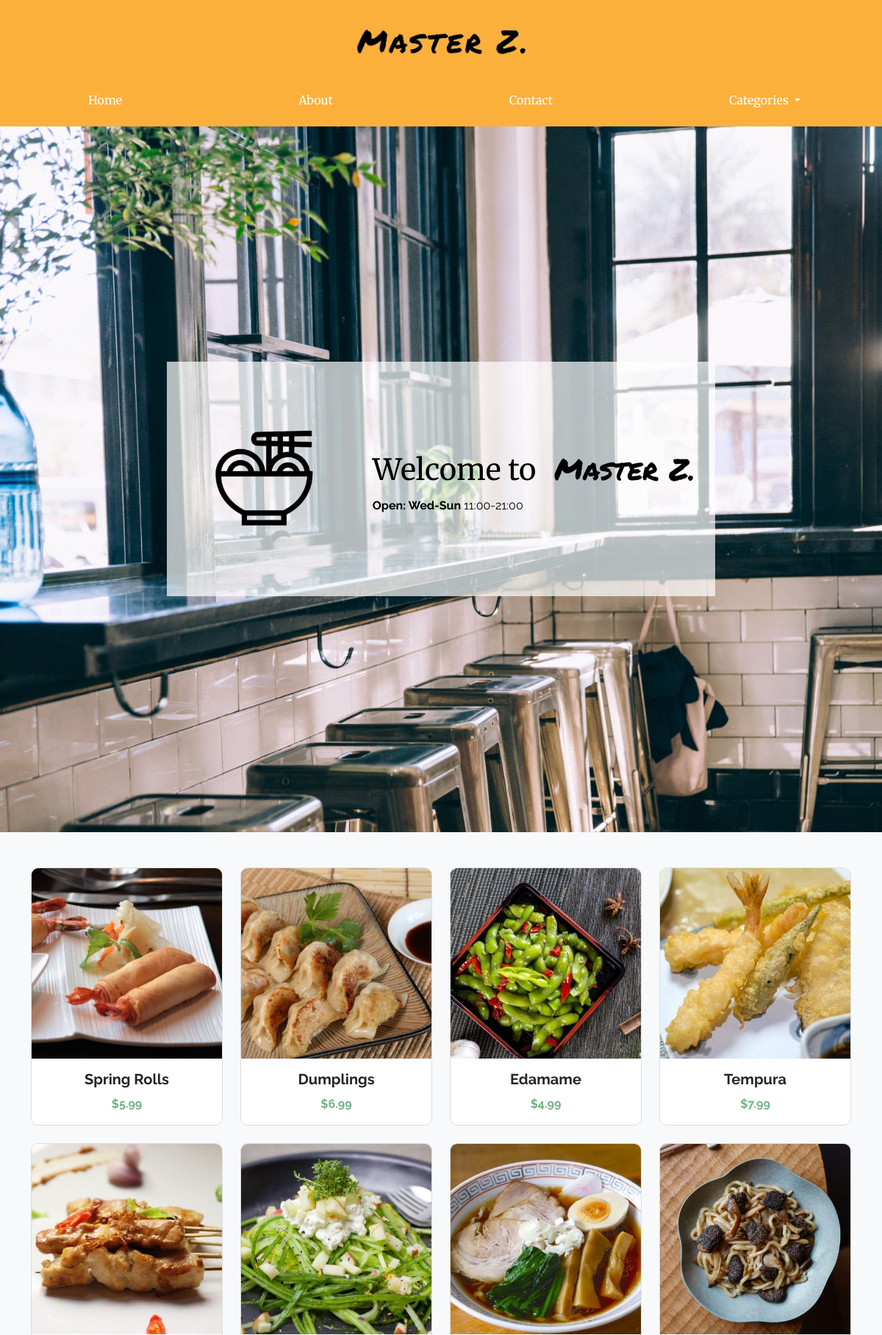
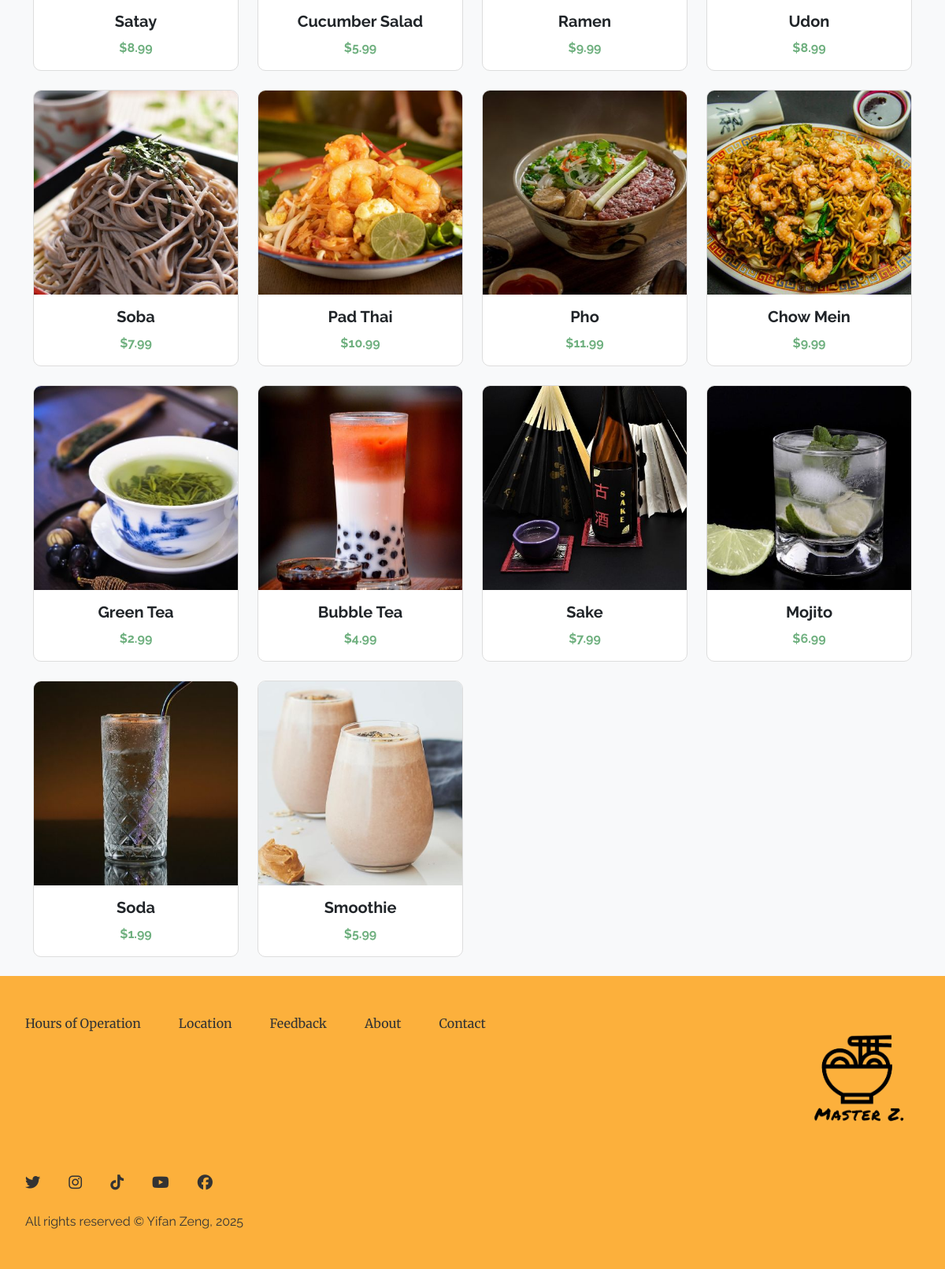
The page / on the database its author committed (2 pictures, top to bottom).
### tables this page shows
CREATE TABLE IF NOT EXISTS `products` (
  `products_id` int UNSIGNED NOT NULL AUTO_INCREMENT,
  `prod_img` varchar(200) NOT NULL,
  `prod_code` varchar(50) NOT NULL,
  `prod_name` varchar(100) NOT NULL,
  `prod_price` decimal(5,2) NOT NULL,
  PRIMARY KEY (`products_id`)
);

### web-service/get-data.php (called while the page is built)
<?php
$q = 'SELECT prod_name, prod_img, prod_price, prod_code FROM products';
if (isset($_GET['prod_code']) && in_array($_GET['prod_code'], ['APP', 'NOO', 'BEV'])) {
    $q .= " WHERE prod_code = :prod_code";
    $results = $pdo->prepare($q);
    $results->execute([':prod_code' => $_GET['prod_code']]);
} else {
    $results = $pdo->query($q);
}
$products = $results->fetchAll(PDO::FETCH_ASSOC);
?>

### index.php (the view, shortened to what this page needs)
<?php
include 'connection/connect.php';
include 'web-service/get-data.php';
?>
<!doctype html>
<html lang="en">
  <head>
    <?php include 'includes/styles.php' ?>
  </head>
  <body>
    <div id="override">
      <?php include 'includes/navigation.php' ?>
      <?php include 'includes/masthead.php' ?>
      <div class="container mt-5">
        <div class="row">
        <?php
          if (!empty($products)) {
              foreach ($products as $product) {
                  echo '<div class="col-lg-3 col-md-6 mb-4">';
                  echo '  <div class="card h-100 product-card">';
                  echo '    <img src="img/' . ($product['prod_img']) . '" class="card-img-top" alt="' . ($product['prod_name']) . '">';
                  echo '    <div class="card-body">';
                  echo '      <h5 class="card-title">' . ($product['prod_name']) . '</h5>';
                  echo '      <p class="card-text  fw-bold">$' . number_format($product['prod_price'], 2) . '</p>';
                  echo '    </div>';
                  echo '  </div>';
                  echo '</div>';
              }
          } else {
              echo '<div class="col-12"><div class="alert alert-info">No products found.</div></div>';
          }
          ?>
        </div>
      </div>
      <?php include 'includes/footer.php' ?>
    </div>
  </body>
</html>

### includes/styles.php (shortened to what this page needs)
<link href="https://cdn.jsdelivr.net/npm/bootstrap@5.3.3/dist/css/bootstrap.min.css" rel="stylesheet">
<link href="css/main.css" rel="stylesheet">

### includes/navigation.php (shortened to what this page needs)
<div>
  <nav class="navbar-expand-lg bg-body-tertiary">
    <div class="container-fluid">
      <div class="navbar">
        <img id="header-logo" src="img/logo-text.png" alt="logo-text">
    </div>
      <div class="collapse navbar-collapse" id="navbarNavDropdown">
        <ul class="navbar-nav">
          <li class="nav-item">
            <a class="nav-link active" aria-current="page" href="index.php">Home</a>
          </li>
          <li class="nav-item">
            <a class="nav-link" href="#">About</a>
          </li>
          <li class="nav-item">
            <a class="nav-link" href="#">Contact</a>
          </li>
          <li class="nav-item dropdown">
            <a class="nav-link dropdown-toggle" href="#" role="button" data-bs-toggle="dropdown" aria-expanded="false">
              Categories
            </a>
          </li>
        </ul>
      </div>
    </div>
  </nav>
</div>

### includes/masthead.php
<div class="hero">
            <img id="hero-img" src="img/window-bar.jpg" alt="hero-img">
            <div class="hero-card">
                <img id="logo-vector" src="img/logo-vector.png" alt="logo-vector">
                <p>
                    <span>Welcome to</span>
                    <span>Master Z.</span>
                    <br><b>Open: Wed-Sun </b>11:00-21:00
                </p>
            </div>
        </div>

### includes/footer.php
<div class="foot">
            <div class="social">
                <ul>
                    <li>Hours of Operation</li>
                    <li>Location</li>
                    <li>Feedback</li>
                    <li>About</li>
                    <li>Contact</li>
                </ul>
                <img src="img/logo.png" alt="full-logo">
            </div>
            <div class="footicon">
                <i class="fa-brands fa-twitter"></i>
                <i class="fa-brands fa-instagram"></i>
                <i class="fa-brands fa-tiktok"></i>
                <i class="fa-brands fa-youtube"></i>
                <i class="fa-brands fa-facebook"></i>
            </div>
            <br>
            <p>All rights reserved &copy; Yifan Zeng, 2025</p>
        </div>

### css/main.css (style rules this page uses)
:root { --primary: #FCB03C; --secondary: #6FB07F; --accent: #FC5B3F; --neutral: #F4EDE8; --heading: "Merriweather", serif; --subheading: "Merriweather", serif; --text: "Raleway", sans-serif; --logo: "Permanent Marker", cursive; }
body { font-family: var(--text); background-color: #f8f9fa; color: #333; }
.navbar { background-color: var(--primary) !important; display: flex; flex-direction: row; padding-inline: 1rem; }
.navbar img { width: 30%; height: auto; max-width: 10rem; }
.nav-item a { padding: 1rem; font-family: var(--heading); font-size: 0.75rem; }
.nav-link { color: #fff !important; transition: color 0.3s ease, transform 0.3s ease; display: inline-block; transform-origin: left }
.navbar-nav { background-color: var(--primary); }
.container-fluid { padding: 0; }
.navbar-collapse { transition: all 0.3s ease; }
.hero { display: grid; grid-template-columns: 1fr 2fr 1fr; grid-template-rows: auto auto auto; }
#hero-img { width: 100%; height: auto; object-fit: cover; grid-column: 1/4; grid-row: 1/4; }
#logo-vector { width: 25%; height: auto; margin: 1rem; }
.hero-card { grid-column: 2/3; grid-row: 2/3; background-color: rgba(255, 255, 255, 0.7); display: flex; flex-direction: column; align-items: center; padding: 1rem; }
.hero-card p { font-family: var(--text); font-size: 0.75rem; color: black; text-align: center; padding: 1rem; line-height: 1.6; margin-bottom: unset; text-wrap: nowrap; }
.hero p span:first-child { font-family: var(--heading); }
.hero p span:nth-child(2) { font-family: var(--logo); margin-left: 5%; }
.card { border: 1px solid #ddd; border-radius: 10px; overflow: hidden; transition: transform 0.3s ease, box-shadow 0.3s ease; }
.card-img-top { width: 100%; height: auto; object-fit: cover; }
.card-body { padding: 1rem; text-align: center; }
.card-title { font-size: 1.25rem; font-weight: bold; margin-bottom: 10px; }
.card-text { font-size: 1rem; color: var(--secondary) !important; }
.foot { display: flex; flex-direction: column; background-color: var(--primary); padding: 2rem; padding-top: 3rem; }
.foot p { text-align: center; font-size: 0.75rem; }
.social { display: flex; flex-direction: row; justify-content: space-between; }
.social img { width: 25%; height: 25%; max-width: 10rem; }
.social ul { list-style: none; padding-left: 0; }
.social ul li { font-family: var(--heading); font-size: 0.75rem; line-height: 2rem; }
.footicon { align-self: center; margin-top: 1rem; }
.footicon i { font-size: 1rem; margin-right: 1rem; }
@media only screen and (min-width: 62rem) { .navbar { flex-direction: column; padding: 2rem 1rem 1rem; } }
@media only screen and (min-width: 62rem) { .navbar-nav { width: 100%; justify-content: space-between; background-color: var(--primary); } }
@media only screen and (min-width: 62rem) { .navbar img { width: 20%; height: auto; max-width: unset; } }
@media only screen and (min-width: 62rem) { .nav-item { padding: 0.5rem 10%; } }
@media only screen and (min-width: 62rem) { .nav-item a { font-size: 1rem; } }
@media only screen and (min-width: 62rem) { .hero { display: grid; grid-template-columns: 1fr 3fr 1fr; grid-template-rows: 33.3% 33.3% 33.3%; max-height: unset; } }
@media only screen and (min-width: 62rem) { #logo-vector { width: 200px; height: auto; } }
@media only screen and (min-width: 62rem) { .hero-card { flex-direction: row; justify-content: center; } }
@media only screen and (min-width: 62rem) { .hero-card p { font-size: 1rem; text-align: left; padding: 2rem; } }
@media only screen and (min-width: 62rem) { .hero-card img { margin-left: 2em; padding: 2rem; justify-self: flex-start; } }
@media only screen and (min-width: 62rem) { .hero p span { font-size: 40px; line-height: 72px; } }
@media only screen and (min-width: 62rem) { .social ul { display: flex; flex-direction: row; gap: 3rem; } }
@media only screen and (min-width: 62rem) { .social ul li { font-size: 1rem; line-height: 1.6; } }
@media only screen and (min-width: 62rem) { .social img { width: 15%; height: 15%; } }
@media only screen and (min-width: 62rem) { .foot p { text-align: left; font-size: 1rem; } }
@media only screen and (min-width: 62rem) { .footicon { margin-top: 3rem; align-self: start; } }
@media only screen and (min-width: 62rem) { .footicon i { font-size: 1.2em; margin-right: 2rem; } }

### rows shown on the page
products: prod_img (picture), prod_name "Spring Rolls", prod_price "5.99"
products: prod_img (picture), prod_name "Dumplings", prod_price "6.99"
products: prod_img (picture), prod_name "Edamame", prod_price "4.99"
products: prod_img (picture), prod_name "Tempura", prod_price "7.99"
products: prod_img (picture), prod_name "Satay", prod_price "8.99"
products: prod_img (picture), prod_name "Cucumber Salad", prod_price "5.99"
products: prod_img (picture), prod_name "Ramen", prod_price "9.99"
products: prod_img (picture), prod_name "Udon", prod_price "8.99"
products: prod_img (picture), prod_name "Soba", prod_price "7.99"
products: prod_img (picture), prod_name "Pad Thai", prod_price "10.99"
products: prod_img (picture), prod_name "Pho", prod_price "11.99"
products: prod_img (picture), prod_name "Chow Mein", prod_price "9.99"
products: prod_img (picture), prod_name "Green Tea", prod_price "2.99"
products: prod_img (picture), prod_name "Bubble Tea", prod_price "4.99"
products: prod_img (picture), prod_name "Sake", prod_price "7.99"
products: prod_img (picture), prod_name "Mojito", prod_price "6.99"
products: prod_img (picture), prod_name "Soda", prod_price "1.99"
products: prod_img (picture), prod_name "Smoothie", prod_price "5.99"
